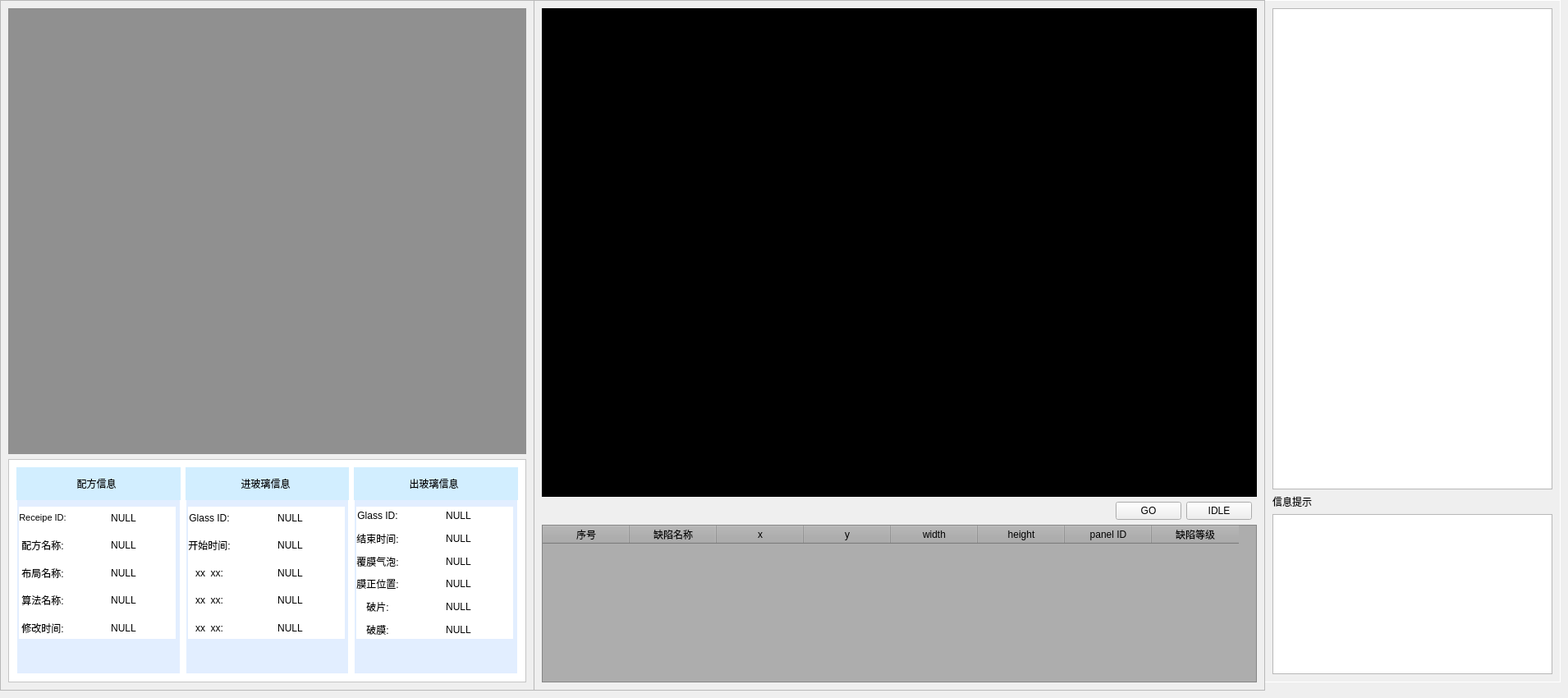
      <widget class="QWidget" name="page">
       <widget class="QFrame" name="frame_2">
        <property name="geometry">
         <rect>
          <x>0</x>
          <y>0</y>
          <width>651</width>
          <height>841</height>
         </rect>
        </property>
        <property name="frameShape">
         <enum>QFrame::StyledPanel</enum>
        </property>
        <property name="frameShadow">
         <enum>QFrame::Raised</enum>
        </property>
        <layout class="QVBoxLayout" name="verticalLayout" stretch="2,1">
         <item>
          <widget class="LayoutBar" name="widget_layoutbar" native="true">
           <property name="styleSheet">
            <string notr="true">background-color: rgb(144, 144, 144);</string>
           </property>
          </widget>
         </item>
         <item>
          <widget class="QFrame" name="frame_5">
           <property name="styleSheet">
            <string notr="true">background-color: rgb(255, 255, 255);</string>
           </property>
           <property name="frameShape">
            <enum>QFrame::StyledPanel</enum>
           </property>
           <property name="frameShadow">
            <enum>QFrame::Raised</enum>
           </property>
           <layout class="QGridLayout" name="gridLayout_3" rowstretch="0,0" columnstretch="0,0,0">
            <item row="0" column="1" rowspan="2">
             <widget class="QFrame" name="frame_9">
              <property name="styleSheet">
               <string notr="true">QFrame#frame_9{
background-color: rgb(226, 238, 255);
border:1px solid rgb(255, 255,255);
}

QLabel {background-color: transparent;}
</string>
              </property>
              <property name="frameShape">
               <enum>QFrame::StyledPanel</enum>
              </property>
              <property name="frameShadow">
               <enum>QFrame::Raised</enum>
              </property>
              <widget class="QLabel" name="label_receipe_2">
               <property name="geometry">
                <rect>
                 <x>-8</x>
                 <y>-1</y>
                 <width>211</width>
                 <height>41</height>
                </rect>
               </property>
               <property name="styleSheet">
                <string notr="true">color: rgb(0, 0, 0);
font: 75 14pt &quot;Arial&quot;;
background-color: rgb(210, 238, 255);</string>
               </property>
               <property name="text">
                <string>进玻璃信息</string>
               </property>
               <property name="alignment">
                <set>Qt::AlignCenter</set>
               </property>
              </widget>
              <widget class="QWidget" name="layoutWidget">
               <property name="geometry">
                <rect>
                 <x>3</x>
                 <y>48</y>
                 <width>191</width>
                 <height>161</height>
                </rect>
               </property>
               <layout class="QGridLayout" name="gridLayout_2" columnstretch="0,2">
                <item row="0" column="0">
                 <widget class="QLabel" name="label_61">
                  <property name="styleSheet">
                   <string notr="true">color: rgb(0, 0, 0);
font: 8pt &quot;Arial&quot;;</string>
                  </property>
                  <property name="text">
                   <string>Glass ID:</string>
                  </property>
                  <property name="alignment">
                   <set>Qt::AlignCenter</set>
                  </property>
                 </widget>
                </item>
                <item row="0" column="1">
                 <widget class="QLabel" name="LB_mainINGlassID">
                  <property name="styleSheet">
                   <string notr="true">color: rgb(0, 0, 0);
font: 8pt &quot;Arial&quot;;</string>
                  </property>
                  <property name="text">
                   <string>NULL</string>
                  </property>
                  <property name="alignment">
                   <set>Qt::AlignCenter</set>
                  </property>
                 </widget>
                </item>
                <item row="1" column="0">
                 <widget class="QLabel" name="label_58">
                  <property name="styleSheet">
                   <string notr="true">color: rgb(0, 0, 0);
font: 8pt &quot;Arial&quot;;</string>
                  </property>
                  <property name="text">
                   <string>开始时间:</string>
                  </property>
                  <property name="alignment">
                   <set>Qt::AlignCenter</set>
                  </property>
                 </widget>
                </item>
                <item row="1" column="1">
                 <widget class="QLabel" name="LB_mainINStartTime">
                  <property name="styleSheet">
                   <string notr="true">color: rgb(0, 0, 0);
font: 8pt &quot;Arial&quot;;</string>
                  </property>
                  <property name="text">
                   <string>NULL</string>
                  </property>
                  <property name="alignment">
                   <set>Qt::AlignCenter</set>
                  </property>
                 </widget>
                </item>
                <item row="2" column="0">
                 <widget class="QLabel" name="label_26">
                  <property name="styleSheet">
                   <string notr="true">color: rgb(0, 0, 0);
font: 8pt &quot;Arial&quot;;</string>
                  </property>
                  <property name="text">
                   <string>xx  xx:</string>
                  </property>
                  <property name="alignment">
                   <set>Qt::AlignCenter</set>
                  </property>
                 </widget>
                </item>
                <item row="2" column="1">
                 <widget class="QLabel" name="LB_mainRecipeLayout_2">
                  <property name="styleSheet">
                   <string notr="true">color: rgb(0, 0, 0);
font: 8pt &quot;Arial&quot;;</string>
                  </property>
                  <property name="text">
                   <string>NULL</string>
                  </property>
                  <property name="alignment">
                   <set>Qt::AlignCenter</set>
                  </property>
                 </widget>
                </item>
                <item row="3" column="0">
                 <widget class="QLabel" name="label_59">
                  <property name="styleSheet">
                   <string notr="true">color: rgb(0, 0, 0);
font: 8pt &quot;Arial&quot;;</string>
                  </property>
                  <property name="text">
                   <string>xx  xx:</string>
                  </property>
                  <property name="alignment">
                   <set>Qt::AlignCenter</set>
                  </property>
                 </widget>
                </item>
                <item row="3" column="1">
                 <widget class="QLabel" name="label_60">
                  <property name="styleSheet">
                   <string notr="true">color: rgb(0, 0, 0);
font: 8pt &quot;Arial&quot;;</string>
                  </property>
                  <property name="text">
                   <string>NULL</string>
                  </property>
                  <property name="alignment">
                   <set>Qt::AlignCenter</set>
                  </property>
                 </widget>
                </item>
                <item row="4" column="0">
                 <widget class="QLabel" name="label_30">
                  <property name="styleSheet">
                   <string notr="true">color: rgb(0, 0, 0);
font: 8pt &quot;Arial&quot;;</string>
                  </property>
                  <property name="text">
                   <string>xx  xx:</string>
                  </property>
                  <property name="alignment">
                   <set>Qt::AlignCenter</set>
                  </property>
                 </widget>
                </item>
                <item row="4" column="1">
                 <widget class="QLabel" name="label_35">
                  <property name="styleSheet">
                   <string notr="true">color: rgb(0, 0, 0);
font: 8pt &quot;Arial&quot;;</string>
                  </property>
                  <property name="text">
                   <string>NULL</string>
                  </property>
                  <property name="alignment">
                   <set>Qt::AlignCenter</set>
                  </property>
                 </widget>
                </item>
               </layout>
              </widget>
             </widget>
            </item>
            <item row="0" column="0" rowspan="2">
             <widget class="QFrame" name="frame_7">
              <property name="styleSheet">
               <string notr="true">QFrame#frame_7{
	background-color: rgb(226, 238, 255);
border:1px solid rgb(255, 255,255);
}
QLabel {background-color: transparent;}

</string>
              </property>
              <property name="frameShape">
               <enum>QFrame::StyledPanel</enum>
              </property>
              <property name="frameShadow">
               <enum>QFrame::Raised</enum>
              </property>
              <widget class="QLabel" name="label_receipe">
               <property name="geometry">
                <rect>
                 <x>-8</x>
                 <y>-1</y>
                 <width>211</width>
                 <height>41</height>
                </rect>
               </property>
               <property name="styleSheet">
                <string notr="true">color: rgb(0, 0, 0);
font: 75 14pt &quot;Arial&quot;;
background-color: rgb(210, 238, 255);</string>
               </property>
               <property name="text">
                <string>配方信息</string>
               </property>
               <property name="alignment">
                <set>Qt::AlignCenter</set>
               </property>
              </widget>
              <widget class="QWidget" name="layoutWidget">
               <property name="geometry">
                <rect>
                 <x>3</x>
                 <y>48</y>
                 <width>191</width>
                 <height>161</height>
                </rect>
               </property>
               <layout class="QGridLayout" name="gridLayout" columnstretch="0,2">
                <item row="0" column="0">
                 <widget class="QLabel" name="label_34">
                  <property name="font">
                   <font>
                    <family>Arial</family>
                    <pointsize>8</pointsize>
                    <weight>50</weight>
                    <italic>false</italic>
                    <bold>false</bold>
                   </font>
                  </property>
                  <property name="styleSheet">
                   <string notr="true">color: rgb(0, 0, 0);
font: 8pt &quot;Arial&quot;;</string>
                  </property>
                  <property name="text">
                   <string>Receipe ID:</string>
                  </property>
                  <property name="alignment">
                   <set>Qt::AlignCenter</set>
                  </property>
                 </widget>
                </item>
                <item row="0" column="1">
                 <widget class="QLabel" name="LB_mainRecipeID">
                  <property name="styleSheet">
                   <string notr="true">color: rgb(0, 0, 0);
font: 8pt &quot;Arial&quot;;</string>
                  </property>
                  <property name="text">
                   <string>NULL</string>
                  </property>
                  <property name="alignment">
                   <set>Qt::AlignCenter</set>
                  </property>
                 </widget>
                </item>
                <item row="1" column="0">
                 <widget class="QLabel" name="label_29">
                  <property name="styleSheet">
                   <string notr="true">color: rgb(0, 0, 0);
font: 8pt &quot;Arial&quot;;</string>
                  </property>
                  <property name="text">
                   <string>配方名称:</string>
                  </property>
                  <property name="alignment">
                   <set>Qt::AlignCenter</set>
                  </property>
                 </widget>
                </item>
                <item row="1" column="1">
                 <widget class="QLabel" name="LB_mainRecipeName">
                  <property name="styleSheet">
                   <string notr="true">color: rgb(0, 0, 0);
font: 8pt &quot;Arial&quot;;</string>
                  </property>
                  <property name="text">
                   <string>NULL</string>
                  </property>
                  <property name="alignment">
                   <set>Qt::AlignCenter</set>
                  </property>
                 </widget>
                </item>
                <item row="2" column="0">
                 <widget class="QLabel" name="label_25">
                  <property name="styleSheet">
                   <string notr="true">color: rgb(0, 0, 0);
font: 8pt &quot;Arial&quot;;</string>
                  </property>
                  <property name="text">
                   <string>布局名称:</string>
                  </property>
                  <property name="alignment">
                   <set>Qt::AlignCenter</set>
                  </property>
                 </widget>
                </item>
                <item row="2" column="1">
                 <widget class="QLabel" name="LB_mainRecipeLayout">
                  <property name="styleSheet">
                   <string notr="true">color: rgb(0, 0, 0);
font: 8pt &quot;Arial&quot;;</string>
                  </property>
                  <property name="text">
                   <string>NULL</string>
                  </property>
                  <property name="alignment">
                   <set>Qt::AlignCenter</set>
                  </property>
                 </widget>
                </item>
                <item row="3" column="0">
                 <widget class="QLabel" name="label_32">
                  <property name="styleSheet">
                   <string notr="true">color: rgb(0, 0, 0);
font: 8pt &quot;Arial&quot;;</string>
                  </property>
                  <property name="text">
                   <string>算法名称:</string>
                  </property>
                  <property name="alignment">
                   <set>Qt::AlignCenter</set>
                  </property>
                 </widget>
                </item>
                <item row="3" column="1">
                 <widget class="QLabel" name="LB_mainAlgName">
                  <property name="styleSheet">
                   <string notr="true">color: rgb(0, 0, 0);
font: 8pt &quot;Arial&quot;;</string>
                  </property>
                  <property name="text">
                   <string>NULL</string>
                  </property>
                  <property name="alignment">
                   <set>Qt::AlignCenter</set>
                  </property>
                 </widget>
                </item>
                <item row="4" column="0">
                 <widget class="QLabel" name="label_27">
                  <property name="styleSheet">
                   <string notr="true">color: rgb(0, 0, 0);
font: 8pt &quot;Arial&quot;;</string>
                  </property>
                  <property name="text">
                   <string>修改时间:</string>
                  </property>
                  <property name="alignment">
                   <set>Qt::AlignCenter</set>
                  </property>
                 </widget>
                </item>
                <item row="4" column="1">
                 <widget class="QLabel" name="LB_mainupdateTime">
                  <property name="styleSheet">
                   <string notr="true">color: rgb(0, 0, 0);
font: 8pt &quot;Arial&quot;;</string>
                  </property>
                  <property name="text">
                   <string>NULL</string>
                  </property>
                  <property name="alignment">
                   <set>Qt::AlignCenter</set>
                  </property>
                 </widget>
                </item>
               </layout>
              </widget>
             </widget>
            </item>
            <item row="0" column="2" rowspan="2">
             <widget class="QFrame" name="frame_10">
              <property name="styleSheet">
               <string notr="true">QFrame#frame_10{
background-color: rgb(226, 238, 255);

border:1px solid rgb(255, 255,255);
}

QLabel {background-color: transparent;}
</string>
              </property>
              <property name="frameShape">
               <enum>QFrame::StyledPanel</enum>
              </property>
              <property name="frameShadow">
               <enum>QFrame::Raised</enum>
              </property>
              <widget class="QLabel" name="label_receipe_3">
               <property name="geometry">
                <rect>
                 <x>-8</x>
                 <y>-1</y>
                 <width>211</width>
                 <height>41</height>
                </rect>
               </property>
               <property name="styleSheet">
                <string notr="true">font: 75 14pt &quot;Arial&quot;;
background-color: rgb(210, 238, 255);
</string>
               </property>
               <property name="text">
                <string>出玻璃信息</string>
               </property>
               <property name="alignment">
                <set>Qt::AlignCenter</set>
               </property>
              </widget>
              <widget class="QWidget" name="layoutWidget">
               <property name="geometry">
                <rect>
                 <x>3</x>
                 <y>48</y>
                 <width>191</width>
                 <height>161</height>
                </rect>
               </property>
               <layout class="QGridLayout" name="gridLayout_5" columnstretch="0,2">
                <item row="0" column="0">
                 <widget class="QLabel" name="label_68">
                  <property name="styleSheet">
                   <string notr="true">color: rgb(0, 0, 0);
font: 8pt &quot;Arial&quot;;</string>
                  </property>
                  <property name="text">
                   <string>Glass ID:</string>
                  </property>
                  <property name="alignment">
                   <set>Qt::AlignCenter</set>
                  </property>
                 </widget>
                </item>
                <item row="0" column="1">
                 <widget class="QLabel" name="LB_mainOUTGlassID">
                  <property name="styleSheet">
                   <string notr="true">color: rgb(0, 0, 0);
font: 8pt &quot;Arial&quot;;</string>
                  </property>
                  <property name="text">
                   <string>NULL</string>
                  </property>
                  <property name="alignment">
                   <set>Qt::AlignCenter</set>
                  </property>
                 </widget>
                </item>
                <item row="1" column="0">
                 <widget class="QLabel" name="label_65">
                  <property name="styleSheet">
                   <string notr="true">color: rgb(0, 0, 0);
font: 8pt &quot;Arial&quot;;</string>
                  </property>
                  <property name="text">
                   <string>结束时间:</string>
                  </property>
                  <property name="alignment">
                   <set>Qt::AlignCenter</set>
                  </property>
                 </widget>
                </item>
                <item row="1" column="1">
                 <widget class="QLabel" name="LB_mainOUTEndTime">
                  <property name="styleSheet">
                   <string notr="true">color: rgb(0, 0, 0);
font: 8pt &quot;Arial&quot;;</string>
                  </property>
                  <property name="text">
                   <string>NULL</string>
                  </property>
                  <property name="alignment">
                   <set>Qt::AlignCenter</set>
                  </property>
                 </widget>
                </item>
                <item row="2" column="0">
                 <widget class="QLabel" name="label_62">
                  <property name="styleSheet">
                   <string notr="true">color: rgb(0, 0, 0);
font: 8pt &quot;Arial&quot;;</string>
                  </property>
                  <property name="text">
                   <string>覆膜气泡:</string>
                  </property>
                  <property name="alignment">
                   <set>Qt::AlignCenter</set>
                  </property>
                 </widget>
                </item>
                <item row="2" column="1">
                 <widget class="QLabel" name="LB_mainOUTBubble">
                  <property name="styleSheet">
                   <string notr="true">color: rgb(0, 0, 0);
font: 8pt &quot;Arial&quot;;</string>
                  </property>
                  <property name="text">
                   <string>NULL</string>
                  </property>
                  <property name="alignment">
                   <set>Qt::AlignCenter</set>
                  </property>
                 </widget>
                </item>
                <item row="3" column="0">
                 <widget class="QLabel" name="label_66">
                  <property name="styleSheet">
                   <string notr="true">color: rgb(0, 0, 0);
font: 8pt &quot;Arial&quot;;</string>
                  </property>
                  <property name="text">
                   <string>膜正位置:</string>
                  </property>
                  <property name="alignment">
                   <set>Qt::AlignCenter</set>
                  </property>
                 </widget>
                </item>
                <item row="3" column="1">
                 <widget class="QLabel" name="LB_mainOUTPostion">
                  <property name="styleSheet">
                   <string notr="true">color: rgb(0, 0, 0);
font: 8pt &quot;Arial&quot;;</string>
                  </property>
                  <property name="text">
                   <string>NULL</string>
                  </property>
                  <property name="alignment">
                   <set>Qt::AlignCenter</set>
                  </property>
                 </widget>
                </item>
                <item row="4" column="0">
                 <widget class="QLabel" name="label_63">
                  <property name="styleSheet">
                   <string notr="true">color: rgb(0, 0, 0);
font: 8pt &quot;Arial&quot;;</string>
                  </property>
                  <property name="text">
                   <string>破片:</string>
                  </property>
                  <property name="alignment">
                   <set>Qt::AlignCenter</set>
                  </property>
                 </widget>
                </item>
                <item row="4" column="1">
                 <widget class="QLabel" name="LB_mainOUTChipping">
                  <property name="styleSheet">
                   <string notr="true">color: rgb(0, 0, 0);
font: 8pt &quot;Arial&quot;;</string>
                  </property>
                  <property name="text">
                   <string>NULL</string>
                  </property>
                  <property name="alignment">
                   <set>Qt::AlignCenter</set>
                  </property>
                 </widget>
                </item>
                <item row="5" column="0">
                 <widget class="QLabel" name="label_94">
                  <property name="styleSheet">
                   <string notr="true">color: rgb(0, 0, 0);
font: 8pt &quot;Arial&quot;;</string>
                  </property>
                  <property name="text">
                   <string>破膜:</string>
                  </property>
                  <property name="alignment">
                   <set>Qt::AlignCenter</set>
                  </property>
                 </widget>
                </item>
                <item row="5" column="1">
                 <widget class="QLabel" name="LB_mainOUTBroken">
                  <property name="styleSheet">
                   <string notr="true">color: rgb(0, 0, 0);
font: 8pt &quot;Arial&quot;;</string>
                  </property>
                  <property name="text">
                   <string>NULL</string>
                  </property>
                  <property name="alignment">
                   <set>Qt::AlignCenter</set>
                  </property>
                 </widget>
                </item>
               </layout>
              </widget>
             </widget>
            </item>
           </layout>
          </widget>
         </item>
        </layout>
       </widget>
       <widget class="QFrame" name="frame_3">
        <property name="geometry">
         <rect>
          <x>1540</x>
          <y>0</y>
          <width>361</width>
          <height>831</height>
         </rect>
        </property>
        <property name="styleSheet">
         <string notr="true">QFrame#frame_3{
border:1px solid rgb(255, 255,255);
}</string>
        </property>
        <property name="frameShape">
         <enum>QFrame::StyledPanel</enum>
        </property>
        <property name="frameShadow">
         <enum>QFrame::Raised</enum>
        </property>
        <layout class="QGridLayout" name="gridLayout_4" rowstretch="3,0,1" rowminimumheight="3,0,1">
         <item row="2" column="0">
          <widget class="QTextBrowser" name="textBrowser_2"/>
         </item>
         <item row="0" column="0">
          <widget class="QListWidget" name="listWidget_Iconpic"/>
         </item>
         <item row="1" column="0">
          <widget class="QLabel" name="label_5">
           <property name="text">
            <string>信息提示</string>
           </property>
          </widget>
         </item>
        </layout>
       </widget>
       <widget class="QFrame" name="frame_view">
        <property name="geometry">
         <rect>
          <x>650</x>
          <y>0</y>
          <width>891</width>
          <height>841</height>
         </rect>
        </property>
        <property name="frameShape">
         <enum>QFrame::StyledPanel</enum>
        </property>
        <property name="frameShadow">
         <enum>QFrame::Raised</enum>
        </property>
        <layout class="QGridLayout" name="gridLayout_6" rowstretch="5,0,0,0,0">
         <item row="1" column="4">
          <spacer name="horizontalSpacer_9">
           <property name="orientation">
            <enum>Qt::Horizontal</enum>
           </property>
           <property name="sizeHint" stdset="0">
            <size>
             <width>40</width>
             <height>20</height>
            </size>
           </property>
          </spacer>
         </item>
         <item row="1" column="7">
          <widget class="QPushButton" name="pushButton_idle">
           <property name="text">
            <string>IDLE</string>
           </property>
          </widget>
         </item>
         <item row="0" column="0" colspan="9">
          <widget class="m_GraphicsView" name="graphicsView_mainview">
           <property name="styleSheet">
            <string notr="true">background-color: rgb(0, 0, 0);</string>
           </property>
          </widget>
         </item>
         <item row="4" column="0" colspan="9">
          <widget class="QTableWidget" name="tableWidget_defectInfo">
           <property name="styleSheet">
            <string notr="true">background-color: rgb(173, 173, 173);</string>
           </property>
           <attribute name="horizontalHeaderDefaultSectionSize">
            <number>106</number>
           </attribute>
           <column>
            <property name="text">
             <string>序号</string>
            </property>
           </column>
           <column>
            <property name="text">
             <string>缺陷名称</string>
            </property>
           </column>
           <column>
            <property name="text">
             <string>x</string>
            </property>
           </column>
           <column>
            <property name="text">
             <string>y</string>
            </property>
           </column>
           <column>
            <property name="text">
             <string>width</string>
            </property>
           </column>
           <column>
            <property name="text">
             <string>height</string>
            </property>
           </column>
           <column>
            <property name="text">
             <string>panel ID</string>
            </property>
           </column>
           <column>
            <property name="text">
             <string>缺陷等级</string>
            </property>
           </column>
          </widget>
         </item>
         <item row="1" column="2">
          <spacer name="horizontalSpacer_6">
           <property name="orientation">
            <enum>Qt::Horizontal</enum>
           </property>
           <property name="sizeHint" stdset="0">
            <size>
             <width>40</width>
             <height>20</height>
            </size>
           </property>
          </spacer>
         </item>
         <item row="1" column="0">
          <layout class="QHBoxLayout" name="horizontalLayout">
           <item>
            <widget class="QPushButton" name="pushButton_expand">
             <property name="styleSheet">
              <string notr="true">image: url(:/HXGD/src/shrink.png);
border:none;</string>
             </property>
             <property name="text">
              <string/>
             </property>
            </widget>
           </item>
           <item>
            <spacer name="horizontalSpacer_4">
             <property name="orientation">
              <enum>Qt::Horizontal</enum>
             </property>
             <property name="sizeHint" stdset="0">
              <size>
               <width>40</width>
               <height>20</height>
              </size>
             </property>
            </spacer>
           </item>
          </layout>
         </item>
         <item row="1" column="6">
          <widget class="QPushButton" name="pushButton_go">
           <property name="text">
            <string>GO</string>
           </property>
          </widget>
         </item>
         <item row="1" column="3">
          <spacer name="horizontalSpacer_7">
           <property name="orientation">
            <enum>Qt::Horizontal</enum>
           </property>
           <property name="sizeHint" stdset="0">
            <size>
             <width>40</width>
             <height>20</height>
            </size>
           </property>
          </spacer>
         </item>
         <item row="1" column="5">
          <spacer name="horizontalSpacer_8">
           <property name="orientation">
            <enum>Qt::Horizontal</enum>
           </property>
           <property name="sizeHint" stdset="0">
            <size>
             <width>40</width>
             <height>20</height>
            </size>
           </property>
          </spacer>
         </item>
        </layout>
       </widget>
      </widget>
